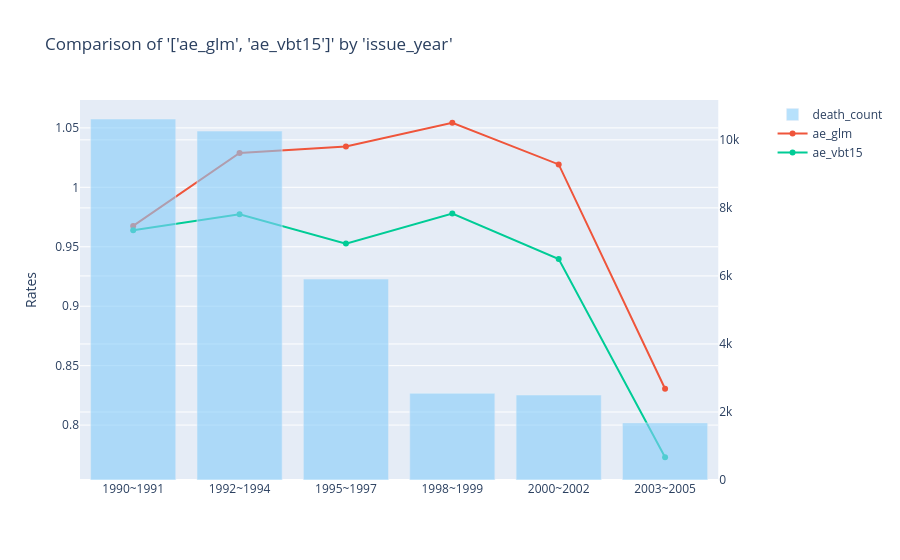

Notebook source saved alongside this figure:
### Code cell
charters.compare_rates(
    df=model_data,
    x_axis="issue_year",
    rates=["ae_glm", "ae_vbt15"],
    weights=["exp_amt_glm", "exp_amt_vbt15"],
    secondary="death_count",
    x_bins=6,
    display=True,
)

### Figure 1 — Plotly figure (JSON) as saved in the notebook; plotly's stock layout.template omitted (floating-point values rounded to 4 significant figures)
{"data": [{"marker": {"color": "rgba(135, 206, 250, 0.6)"}, "name": "death_count", "type": "bar", "x": ["1990~1991", "1992~1994", "1995~1997", "1998~1999", "2000~2002", "2003~2005"], "xaxis": "x", "y": [10610.0, 10260.0, 5907.0, 2548.0, 2499.0, 1678.0], "yaxis": "y2"}, {"mode": "lines+markers", "name": "ae_glm", "type": "scatter", "x": ["1990~1991", "1992~1994", "1995~1997", "1998~1999", "2000~2002", "2003~2005"], "xaxis": "x", "y": [0.9675, 1.029, 1.034, 1.054, 1.019, 0.8305], "yaxis": "y"}, {"mode": "lines+markers", "name": "ae_vbt15", "type": "scatter", "x": ["1990~1991", "1992~1994", "1995~1997", "1998~1999", "2000~2002", "2003~2005"], "xaxis": "x", "y": [0.9639, 0.9773, 0.9526, 0.9779, 0.9397, 0.773], "yaxis": "y"}], "layout": {"title": {"text": "Comparison of '['ae_glm', 'ae_vbt15']' by 'issue_year'"}, "xaxis": {"anchor": "y", "domain": [0, 0.94]}, "yaxis": {"anchor": "x", "domain": [0, 1], "title": {"text": "Rates"}, "type": "-"}, "yaxis2": {"anchor": "x", "overlaying": "y", "side": "right"}}}
